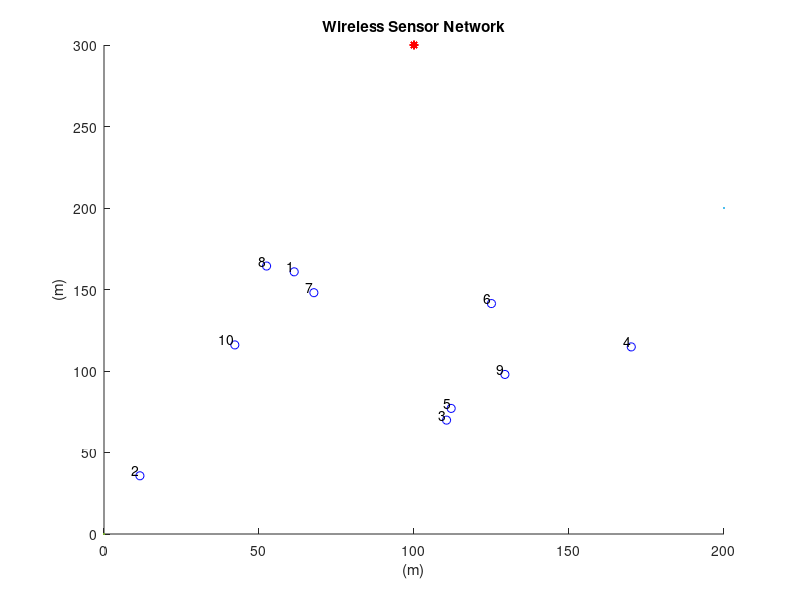
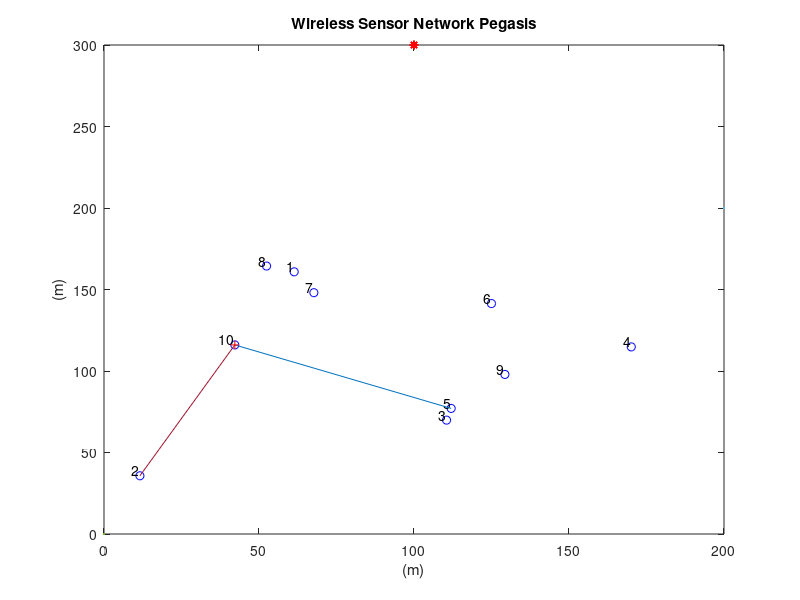
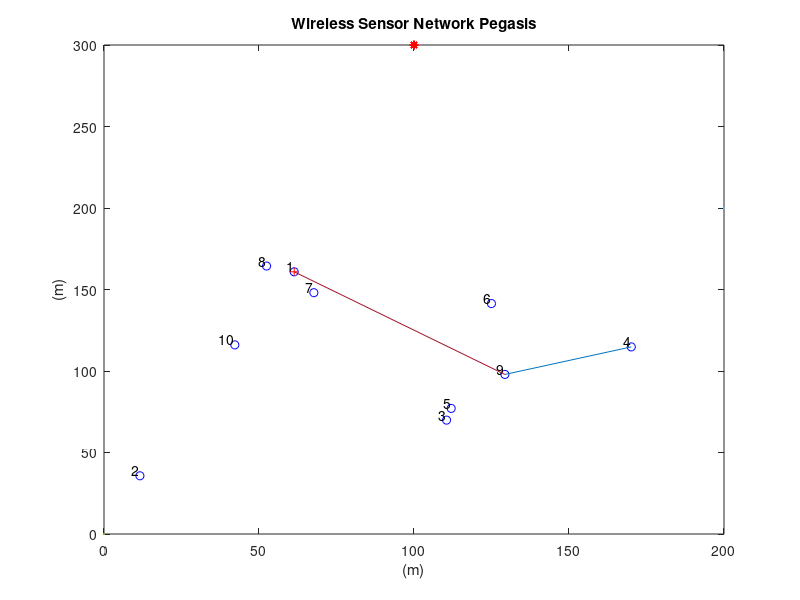

Source code (MATLAB) for these figures, in order:

%%%%%%%%%%%%%%%%%%%%%%%%%%%%%%%%%%%%%%%%%%%%%%%%%%%%%%%%%%%%%%%%%%%%%%%%
%                          LEACH Protocol                              %
%                          Part of Thesis:                             %
%       Energy-Efficient Protocols In Wireless Sensor Networks         %
%                                                                      %
% (c) Alexandros Nikolaos Zattas                                       %
% University of Peloponnese                                            %
% Department of Informatics and Telecommunications                     %
% For any related questions or additional information                  %
% send an e-mail to:                                                   %
% alexzattas@gmail.com                                                 %
%%%%%%%%%%%%%%%%%%%%%%%%%%%%%%%%%%%%%%%%%%%%%%%%%%%%%%%%%%%%%%%%%%%%%%%%
close all;
clear;
clc;
%%%%%%%%%%%%%%%%%%%% Network Establishment Parameters %%%%%%%%%%%%%%%%%%%%
%%% Area of Operation %%%
% Field Dimensions in meters %
xm=200;
ym=200;
x=0; % added for better display results of the plot
y=0; % added for better display results of the plot
% Number of Nodes in the field %
n=10;
nCH=3; % number of cluster head
% Number of Dead Nodes in the beggining %
dead_nodes=0;
% Coordinates of the Sink (location is predetermined in this simulation) %
sinkx=100;
sinky=300;
%%% Energy Values %%%
% Initial Energy of a Node (in Joules) %
Emin=0.5*10^-6;
Emax=1*10^-6;
%Eo=(Eob-Eoa).*rand(1,1)+Eoa; % units in Joules
% Energy required to run circuity (both for transmitter and receiver) %
Eelec=50*10^(-9); % units in Joules/bit
%ETx=50*10^(-9); % units in Joules/bit
%ERx=10*10^(-9); % units in Joules/bit
% Transmit Amplifier Types %
Eamp=100*10^(-12); % units in Joules/bit/m^2 (amount of energy spent by the amplifier to transmit the bits)
% Data Aggregation Energy %
EDA=5*10^(-9); % energy for data aggregation(Joules/bit)
% Size of data package %
k=2000; % units in bits
% Suggested percentage of cluster head %
p=0.05;% a 5 percent of the total amount of nodes used in the network is proposed to give good results
% Number of Clusters %
No=p*n;
% Round of Operation %
rnd=0;
% Current Number of operating Nodes %
operating_nodes=n;
transmissions=0;
temp_val=0;
flag1stdead=0;

%PEGASIS%
d(n,n)=0;
temp_dead=0;
dead_nodes=0;
selected=0;
count=0;
turn=0;
locIDx=[];
locIDy=[];

%%%%%%%%%%%%%%%%%%%%%%%%%%% End of Parameters %%%%%%%%%%%%%%%%%%%%%%%%%%%%
%%% Creation of the Wireless Sensor Network %%%
% Plotting the WSN %
for i=1:n
    
    SN(i).id=i;	% sensor's ID number
    SN(i).x=rand(1,1)*xm;	% X-axis coordinates of sensor node
    SN(i).y=rand(1,1)*ym;	% Y-axis coordinates of sensor node
    
    locIDx(i)=SN(i).x;
    locIDy(i)=SN(i).y;
    
%     fprintf('x = %u , y = %u \n', [locIDx(i) locIDy(i)].');
    
    SN(i).E=(Emax-Emin).*rand(1,1)+Emin;     % nodes energy levels (initially set to be equal to "Eo"
    SN(i).role=0;   % node acts as normal if the value is '0', if elected as a cluster head it  gets the value '1' (initially all nodes are normal)
    SN(i).cond=1;	% States the current condition of the node. when the node is operational its value is =1 and when dead =0
    SN(i).rop=0;	% number of rounds node was operational
    SN(i).dts=0;    % nodes distance from the sink
    SN(i).tel=0;	% states how many times the node was elected as a Cluster Head
    
    %LEACH%
    SN(i).rn=0;     % round node got elected as cluster head
    SN(i).chid=0;   % node ID of the cluster head which the "i" normal node belongs to
    SN(i).cluster=0;	% the cluster which a node belongs to
    SN(i).dtch=0;	% nodes distance from the cluster head of the cluster in which he belongs
    
    %PEGASIS%
    SN(i).pos=0;
    SN(i).closest=0;
    SN(i).prev=0;
    SN(i).dis=0;	% distance between two nodes headin towards to the cluster head from position 1
    SN(i).dis2=0;   % distance between two nodes headin towards to the cluster head from position 2
    SN(i).order=0;
    SN(i).sel=0;    % states if the node has already operated for this round or not (if 0 then no, if 1 then yes)
    order(i)=0;
    
    labels = {SN(i).id};
    hold on;
    figure(1)
    plot(x,y,xm,ym,SN(i).x,SN(i).y,'ob',sinkx,sinky,'*r');
    text(SN(i).x,SN(i).y,labels,'VerticalAlignment','bottom','HorizontalAlignment','right')
    title 'Wireless Sensor Network';
    xlabel '(m)';
    ylabel '(m)';
    
end

%%%%%% Set-Up Phase %%%%%%

% Sorting Highest Eo in the Network%





%while operating_nodes>7
 for z=1:2
    % Displays Current Round %
    rnd
    
    % Reseting Previous Amount Of Cluster Heads In the Network %
    CLheads=0;
    
    % Reseting Previous Amount Of Energy Consumed In the Network on the Previous Round %
    energy=0;
        
    % Cluster Heads Election %
    
    for i=1:n
        SN(i).cluster=0;    % reseting cluster in which the node belongs to
        SN(i).role=0;       % reseting node role
        SN(i).chid=0;       % reseting cluster head id
        
        if (SN(i).E>0)
            for i=1:n
                T(i)=SN(i).E;
            end
            
            
            A=sort(T,'descend'); % Creates array A containing the energy level each node,
            % sorted in an asceding order
            
            A_id(1:n)=0;
            % Creates array A_id which is sorted in a way that it's elements are
            % aligned with those of A. Contains the node ID
            % A = Energy
            % A_id = Number Id
            for i=1:n
                for j=1:n
                    if A(i)==SN(j).E
                        A_id(i)=SN(j).id;
                    end
                end
            end
            topID=[];
            topPower=[];
            for i=1:nCH
                topPower(i)=A(i);
                topID(i)=A_id(i);
                %   fprintf('ID = %u , Power = %u \n', [topID(i) topPower(i)].');
                
                
                SN(i).role=1;	% assigns the node role of acluster head
                SN(i).rn=rnd;	% Assigns the round that the cluster head was elected to the data table
                SN(i).tel=SN(i).tel + 1;
                SN(i).dts=sqrt((sinkx-SN(i).x)^2 + (sinky-SN(i).y)^2); % calculates the distance between the sink and the cluster hea
                CLheads=CLheads+1;	% sum of cluster heads that have been elected
                SN(i).cluster=CLheads; % cluster of which the node got elected to be cluster head
                CL(CLheads).x=SN(i).x; % X-axis coordinates of elected cluster head
                CL(CLheads).y=SN(i).y; % Y-axis coordinates of elected cluster head
                CL(CLheads).id=i; % Assigns the node ID of the newly elected cluster head to an array
                
                
            end
            %  fprintf('=================================\n');
            
        end
    end
    
    % Fixing the size of "CL" array %
    CL=CL(1:CLheads);
    
    
    
    % Grouping the Nodes into Clusters & caclulating the distance between node and cluster head %
    
    for i=1:n
        if  (SN(i).role==0) && (SN(i).E>0) && (CLheads>0) % if node is normal
            for m=1:CLheads
                d(m)=sqrt((CL(m).x-SN(i).x)^2 + (CL(m).y-SN(i).y)^2);
                % we calculate the distance 'd' between the sensor node that is
                % transmitting and the cluster head that is receiving with the following equation+
                % d=sqrt((x2-x1)^2 + (y2-y1)^2) where x2 and y2 the coordinates of
                % the cluster head and x1 and y1 the coordinates of the transmitting node
            end
            d=d(1:CLheads); % fixing the size of "d" array
            [M,I]=min(d(:)); % finds the minimum distance of node to CH
            [Row, Col] = ind2sub(size(d),I); % displays the Cluster Number in which this node belongs too
            SN(i).cluster=Col; % assigns node to the cluster
            SN(i).dtch= d(Col); % assigns the distance of node to CH
            SN(i).chid=CL(Col).id;
        end
    end
    
    %%=======================================================PEGASIS TEMENNYA PEGASUSNYA SAINT SAIYA BY JOCKI========================================================================
    %%%%%%%%%%%%%%%%%%%% Network Establishment Parameters %%%%%%%%%%%%%%%%%%%%
    %%% Area of Operation %%%
    % Field Dimensions in meters %
    xmPeg=200;
    ymPeg=200;
    xPeg=0; % added for better display results of the plot
    yPeg=0; % added for better display results of the plot
    % Number of Nodes in the field %
    q=0;
    % Number of Dead Nodes in the beggining %
    dead_nodesPeg=0;
    % Coordinates of the Sink (location is predetermined in this simulation) %
    sinkxPeg=100;
    sinkyPeg=300;
    %%% Energy Values %%%
    % Initial Energy of a Node (in Joules) %
    Eo=2; % units in Joules
    % Energy required to run circuity (both for transmitter and receiver) %
    EelecPeg=50*10^(-9); % units in Joules/bit
    ETxPeg=50*10^(-9); % units in Joules/bit
    ERxPeg=50*10^(-9); % units in Joules/bit
    % Transmit Amplifier Types %
    EampPeg=100*10^(-12); % units in Joules/bit/m^2 (amount of energy spent by the amplifier to transmit the bits)
    % Data Aggregation Energy %
    EDAPeg=5*10^(-9); % units in Joules/bit
    % Size of data package %
    k=4000; % units in bits
    % Round of Operation %
    rndPeg=0;
    % Current Number of operating Nodes %
    operating_nodesPeg=nCH;
    transmissionsPeg=0;
    d(nCH,nCH)=0;
    dist_list(nCH,nCH)=0;
    temp_deadPeg=0;
    dead_nodesPeg=0;
    selectedPeg=0;
    flag1stdeadPeg=0;
    countPeg=0;
    turnPeg=0;
    temp_valPeg=0;
    cl_posPeg=0;
    %%%%%%%%%%%%%%%%%%%%%%%%%%% End of Parameters %%%%%%%%%%%%%%%%%%%%%%%%%%%%
    %%% Creation of the Wireless Sensor Network %%%
    
    % Plotting the WSN %
    IDPEG=[];
    POWERPEG=[];
    res=1;  %separate LEACH and PEGASIS variable
    locTOPIDx=[];
    locTOPIDy=[];
    for i=1:n
        for j=1:nCH
            if i==topID(j)
                locTOPIDx(res)=locIDx(i);
                locTOPIDy(res)=locIDy(i);
                IDPEG(res) =i;
                POWERPEG(res)=topPower(j);
                %       fprintf('id(j) = %u , power = %u \n', [(i) topPower(j)].');
                res=res+1;
            end
        end
    end
    % for i=1:nCH
    %
    % end
    
    for i=1:n
        
        SN(i).idPeg=i;
        
        for x=1:nCH
            
            if i==IDPEG(x)
                SN(i).xPeg=locTOPIDx(x);	% X-axis coordinates of sensor node
                SN(i).yPeg=locTOPIDy(x);	% Y-axis coordinates of sensor node
                labels = {IDPEG(x)};
                labelse = {POWERPEG(x)};
                SN(x).re=IDPEG(x);
                hold on;
                
            else
                SN(i).xPeg=locIDx(i);	% X-axis coordinates of sensor node
                SN(i).yPeg=locIDy(i);	% Y-axis coordinates of sensor node
                labels = {(i)};
                labelse = {A(i)};
                hold on;
            end
        end
        
        SN(i).EPeg=Eo;     % nodes energy levels (initially set to be equal to "Eo"
        SN(i).condPeg=1;   % States the current condition of the node. when the node is operational its value is =1 and when dead =0
        SN(i).dtsPeg=0;    % nodes distance from the sink
        SN(i).rolePeg=0;   % node acts as normal if the value is '0', if elected as a cluster head it  gets the value '1' (initially all nodes are normal)
        SN(i).posPeg=0;
        SN(i).closestPeg=0;
        SN(i).prevPeg=0;
        SN(i).disPeg=0;	% distance between two nodes headin towards to the cluster head from position 1
        SN(i).dis2Peg=0;   % distance between two nodes headin towards to the cluster head from position 2
        SN(i).orderPeg=0;
        SN(i).selPeg=0;    % states if the node has already operated for this round or not (if 0 then no, if 1 then yes)
        SN(i).ropPeg=0;    % number of rounds node was operational
        SN(i).telPeg=0;    % states how many times the node was elected as a Cluster Head
        %orderPeg(i)=0;
        
        if z==1
        hold on;
        figure(10)
        plot(xPeg,yPeg,xmPeg,ymPeg,SN(i).xPeg,SN(i).yPeg,'ob',sinkxPeg,sinkyPeg,'*r');
        text(SN(i).xPeg,SN(i).yPeg,labels,'VerticalAlignment','bottom','HorizontalAlignment','right');
        hold on;
        title 'Wireless Sensor Network Pegasis';
        xlabel '(m)';
        ylabel '(m)';
        end
        
        if z==2
        hold on;
        figure(11)
        plot(xPeg,yPeg,xmPeg,ymPeg,SN(i).xPeg,SN(i).yPeg,'ob',sinkxPeg,sinkyPeg,'*r');
        text(SN(i).xPeg,SN(i).yPeg,labels,'VerticalAlignment','bottom','HorizontalAlignment','right');
        hold on;
        title 'Wireless Sensor Network Pegasis';
        xlabel '(m)';
        ylabel '(m)';
        end
    end
    
    % Calculates Distance Between Each Node and the Sink (Base Station) %
    for i=1:n
        for j=1:nCH
            if  i==IDPEG(j)
                SN(i).dtsPeg=sqrt((sinkxPeg-SN(i).xPeg)^2 + (sinkyPeg-SN(i).yPeg)^2);
                SN(i).EPegsink=EelecPeg*k + EampPeg*k*(SN(i).dtsPeg)^2;
                T(i)=SN(i).dtsPeg;
            end
        end
    end
    
    
    
    APeg=sort(T,'descend'); % Creates array APeg containing the distance between each node and the sink,
    % sorted in an asceding order
    
    APeg_id(1:n)=0;
    % Creates array APeg_id which is sorted in a way that it's elements are
    % aligned with those of APeg. Contains the node ID
    for i=1:n
        for j=1:n
            if APeg(i)==SN(j).dtsPeg
                APeg_id(i)=SN(j).idPeg;
            end
        end
    end
    
    
    % Creation of d Array with shortest distances %
    
    
    for i=1:n
        SN(i).closestPeg=0;
        for j=1:nCH
            if  i==IDPEG(j)
                d(j,i)=sqrt((SN(i).xPeg-SN(j).xPeg)^2 + (SN(i).yPeg-SN(j).yPeg)^2);
                dist_list(j,i) = d(j,i);
                if d(j,i)==0
                    d(j,i)=9999;
                    dist_list(j,i) = d(j,i);
                end
            end
        end
    end
    
    
    for i=1:n
        
        [M,I]=min(d(:,i)); % finds the minimum distance of node to CH
        [Row, Col] = ind2sub(size(d),I); % displays the Cluster Number in which this node belongs too
        SN(x).closestPeg=Row; % assigns node to the cluster
        SN(x).disPeg= d(Row,i); % assigns the distance of node to CH
        
        
    end
    
    
    % Choosing furthest node from sink %
    for i=1:n
        
        if SN(APeg_id(i)).EPeg>0 && SN(APeg_id(i)).selPeg==0 && SN(APeg_id(i)).condPeg==1
            set= IDPEG(i);
            SN(set).selPeg=1;
            SN(set).posPeg=1;
            break;
            
        end
    end
    orderPeg(1)=set;
    
    tempPeg=1;
    while selectedPeg<nCH
        min_disPeg=9999;
        for i=1:n
            for x=1:nCH
                if i==IDPEG(x)
                    if  SN(i).selPeg==0
                        d=sqrt((SN(i).xPeg-SN(set).xPeg)^2 + (SN(i).yPeg-SN(set).yPeg)^2);
                        if d<min_disPeg
                            min_disPeg=d;
                            next=i;
                        end
                    end
                end
            end
        end
        selectedPeg=selectedPeg+1;
        SN(set).closestPeg=next;
        SN(set).disPeg=min_disPeg;
        SN(next).selPeg=1;
        SN(next).prevPeg=set;
        SN(next).dis2Peg=sqrt((SN(set).xPeg-SN(next).xPeg)^2 + (SN(set).yPeg-SN(next).yPeg)^2);
        plot([SN(set).xPeg SN(next).xPeg], [SN(set).yPeg SN(next).yPeg])
        hold on;
        
        set=next;
        tempPeg=tempPeg+1;
        orderPeg(tempPeg)=set;
        
    end
    
    orderPeg(nCH+1)=[];
    SN(set).posPeg=2;
    SN(set).disPeg=0;
    SN(set).closestPeg=0;
    
    for i=1:nCH
        if SN(i).closestPeg==set && SN(i).posPeg==0;
            SN(set).prevPeg=i;
            SN(set).dis2Peg=sqrt((SN(i).xPeg-SN(set).xPeg)^2 + (SN(i).yPeg-SN(set).yPeg)^2);
        end
    end
    
    energyPeg=0;
    
    for i=1:nCH
        SN(i).rolePeg=0;
    end
    
    % Cluster Head Election %
    
    mindis=sort(T,'ascend'); % Creates array APeg containing the distance between each node and the sink,
    % sorted in an asceding order
    c=1;
    mindis_id(1:n)=0;
    % Creates array APeg_id which is sorted in a way that it's elements are
    % aligned with those of APeg. Contains the node ID
    for i=1:n
        for j=1:n
            %fprintf('ID = %u /n , jarak = %u \n' , [mindis_id(i) , mindis(i)].');
            
            if mindis(i)==SN(j).dtsPeg
                mindis_id(c)=SN(j).idPeg;
                %fprintf('ID = %u \n' , [SN(j).idPeg ]');
                
                fprintf('ID = %u /n , jarak = %u \n' , [mindis_id(c) , mindis(i)].');
                c=c+1;
            end
        end
    end
    
    
    tes=1;
    cluster_head=mindis_id(tes);
    % fprintf('ID = %u /n , jarak = %u \n' , [mindis_id(i)].');
    if SN(cluster_head).condPeg==0
        while SN(cluster_head).condPeg==0
            tes=tes+1;
            cluster_head=mindis_id(tes);
        end
    end
    
    if z==1 && SN(cluster_head).condPeg==1
        SN(cluster_head).rolePeg=1;
        SN(cluster_head).telPeg=SN(cluster_head).telPeg+1;
        figure(10)
        plot(SN(cluster_head).xPeg,SN(cluster_head).yPeg,'+r')
    end
    
    if z==2 && SN(cluster_head).condPeg==1
        SN(cluster_head).rolePeg=1;
        SN(cluster_head).telPeg=SN(cluster_head).telPeg+1;
        figure(11)
        plot(SN(cluster_head).xPeg,SN(cluster_head).yPeg,'+r')
    end
    
    fprintf('Leadernode = %u \n', [mindis_id(tes)].');
    
    for i=1:nCH
        if orderPeg(i)==cluster_head
            orderPeg(i);
            cl_posPeg=i;
            break;
        end
    end
    
    for i=1:n
        for x=1:nCH
            if i==IDPEG(x)
                SN(i).E=SN(i).E-rand(1,1);
                fprintf('ID = %u \t , energy = %u \n', [i , SN(i).E].');
            end
        end
    end
    
     
    end

    %%%%%% Steady-State Phase %%%%%%
    
    
%     
%     % Energy Dissipation for normal nodes %
%     
%     for i=1:n
%         if (SN(i).cond==1) && (SN(i).role==0) && (CLheads>0)
%             if SN(i).E>0
%                 ETx= Eelec*k + Eamp * k * SN(i).dtch^2;
%                 SN(i).E=SN(i).E - ETx;
%                 energy=energy+ETx;
%                 
%                 % Dissipation for cluster head during reception
%                 if SN(SN(i).chid).E>0 && SN(SN(i).chid).cond==1 && SN(SN(i).chid).role==1
%                     ERx=(Eelec+EDA)*k;
%                     energy=energy+ERx;
%                     SN(SN(i).chid).E=SN(SN(i).chid).E - ERx;
%                     if SN(SN(i).chid).E<=0  % if cluster heads energy depletes with reception
%                         SN(SN(i).chid).cond=0;
%                         SN(SN(i).chid).rop=rnd;
%                         dead_nodes=dead_nodes +1;
%                         operating_nodes= operating_nodes - 1
%                     end
%                 end
%             end
%             
%             
%             if SN(i).E<=0       % if nodes energy depletes with transmission
%                 dead_nodes=dead_nodes +1;
%                 operating_nodes= operating_nodes - 1
%                 SN(i).cond=0;
%                 SN(i).chid=0;
%                 SN(i).rop=rnd;
%             end
%             
%         end
%     end
%     
%     
%     
%     % Energy Dissipation for cluster head nodes %
%     
%     for i=1:n
%         if (SN(i).cond==1)  && (SN(i).role==1)
%             if SN(i).E>0
%                 ETx= (Eelec+EDA)*k + Eamp * k * SN(i).dts^2;
%                 SN(i).E=SN(i).E - ETx;
%                 energy=energy+ETx;
%             end
%             if  SN(i).E<=0     % if cluster heads energy depletes with transmission
%                 dead_nodes=dead_nodes +1;
%                 operating_nodes= operating_nodes - 1
%                 SN(i).cond=0;
%                 SN(i).rop=rnd;
%             end
%         end
%     end
%     
%     
%     if operating_nodes<n && temp_val==0
%         temp_val=1;
%         flag1stdead=rnd
%     end
%     % Display Number of Cluster Heads of this round %
%     %CLheads;
%     
%     
%     transmissions=transmissions+1;
%     if CLheads==0
%         transmissions=transmissions-1;
%     end
%     
%     
%     % Next Round %
%     rnd= rnd +1;
%     
%     tr(transmissions)=operating_nodes;
%     op(rnd)=operating_nodes;
%     
%     if energy>0
%         nrg(transmissions)=energy;
%     end
%     
%     
% end
% sum=0;
% for i=1:flag1stdead
%     sum=nrg(i) + sum;
% end
% temp1=sum/flag1stdead;
% temp2=temp1/n;
% for i=1:flag1stdead
%     avg_node(i)=temp2;
% end

% % Plotting Simulation Results "Operating Nodes per Round" %
% figure(2)
% plot(1:rnd,op(1:rnd),'-r','Linewidth',2);
% title ({'LEACH'; 'Operating Nodes per Round';})
% xlabel 'Rounds';
% ylabel 'Operational Nodes';
% hold on;
% 
% % Plotting Simulation Results  %
% figure(3)
% plot(1:transmissions,tr(1:transmissions),'-r','Linewidth',2);
% title ({'LEACH'; 'Operational Nodes per Transmission';})
% xlabel 'Transmissions';
% ylabel 'Operational Nodes';
% hold on;
% 
% % Plotting Simulation Results  %
% figure(4)
% plot(1:flag1stdead,nrg(1:flag1stdead),'-r','Linewidth',2);
% title ({'LEACH'; 'Energy consumed per Transmission';})
% xlabel 'Transmission';
% ylabel 'Energy ( J )';
% hold on;
% 

